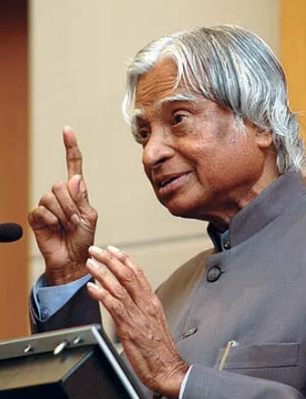
#> input picture apj abdul kalam.png, 306 x 399 px
$ python main.py
#> lines starting #> are read from the running program, lines starting #| are printed output that depends on the picture
import cv2

source = "apj abdul kalam.png"
destination ='newImage.png'
scale_percent = 50

image = cv2.imread(source, cv2.IMREAD_UNCHANGED)
#> image is the input picture: shape (399, 306, 4); mean B, G, R, A 119.6, 135, 156.8, 255
cv2.imshow("title" , image)

width = int(image.shape[1] * scale_percent / 100)
#> width = 153
height = int(image.shape[0] * scale_percent / 100)
#> height = 199

output = cv2.resize(image, (width , height))
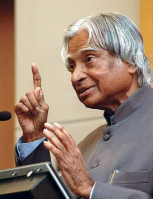
#> output: shape (199, 153, 4); mean B, G, R, A 119.4, 134.8, 156.7, 255
cv2.imshow('newImage.png', output)
cv2.waitKey(0)
